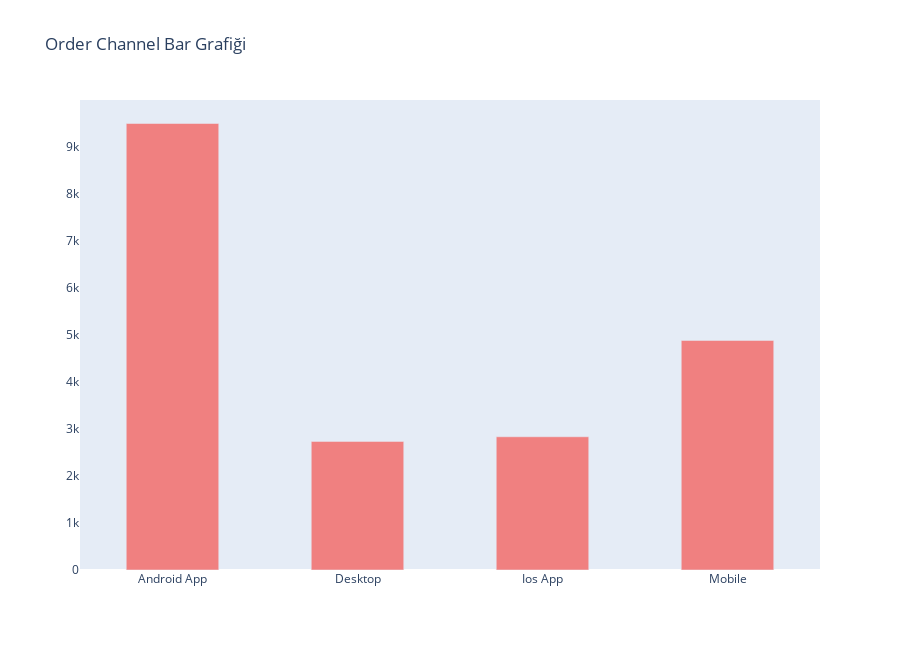

The notebook cell saved with this chart:
### Code cell
#En çok hangi online kanaldan alışveriş yapılmış bar grafiği
wid = [0.5, ]*10
data = go.Bar(
              x = order_channel.index,
              y = order_channel.total,
              marker = {'color' : 'lightcoral'},
              width = wid
             )

layout = go.Layout( title = 'Order Channel Bar Grafiği',
                    width = 900,
                    height = 650,
                    xaxis = dict(
                                
                                showgrid = False,
                                showline = False,
                                ),
                    yaxis = dict(
                                
                                showgrid = False,
                                showline = False,
                                ),
                  )

fig = go.Figure(data = data, layout = layout)
fig.show()

### Figure 1 — Plotly figure (JSON) as saved in the notebook; plotly's stock layout.template omitted (floating-point values rounded to 4 significant figures)
{"data": [{"marker": {"color": "lightcoral"}, "type": "bar", "width": [0.5, 0.5, 0.5, 0.5, 0.5, 0.5, 0.5, 0.5, 0.5, 0.5], "x": ["Android App", "Desktop", "Ios App", "Mobile"], "y": [9495, 2735, 2833, 4882]}], "layout": {"height": 650, "title": {"text": "Order Channel Bar Grafiği"}, "width": 900, "xaxis": {"autorange": true, "range": [-0.5, 3.5], "showgrid": false, "showline": false, "type": "category"}, "yaxis": {"autorange": true, "range": [0, 9995.0], "showgrid": false, "showline": false, "type": "linear"}}}
